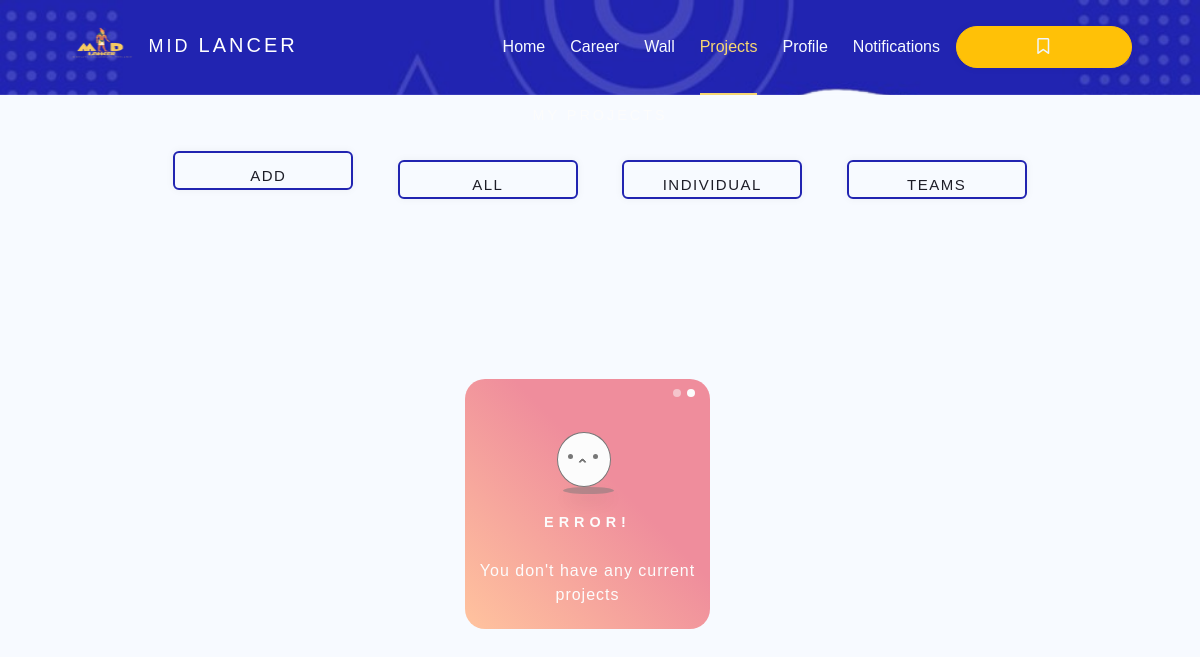
Page /my_projects_client.php (signed in) on the earlier database version.
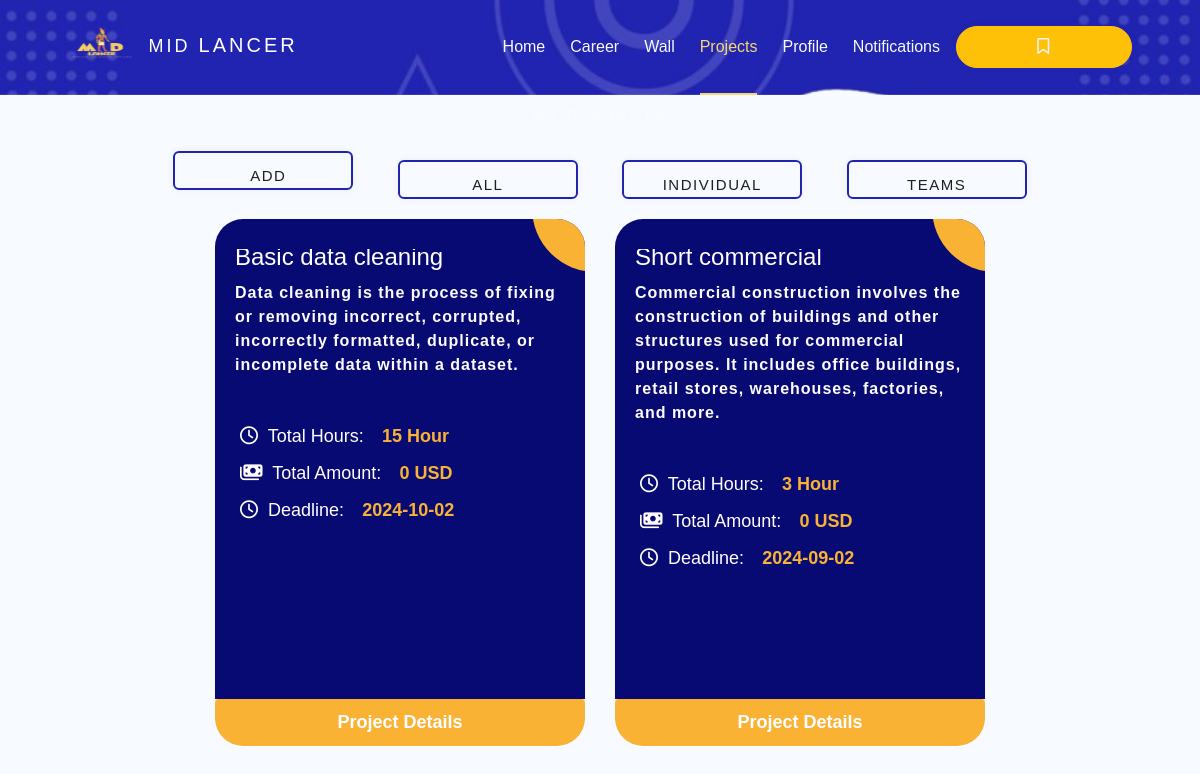
Same page on the later database version.
### tables this page shows
CREATE TABLE `project` (
  `project_id` int(11) NOT NULL,
  `project_name` varchar(250) NOT NULL,
  `description` varchar(250) NOT NULL,
  `total_hours` int(11) NOT NULL,
  `deadline_date` date NOT NULL,
  `user_id` int(11) NOT NULL,
  `type_id` int(11) DEFAULT NULL,
  `posting` int(11) NOT NULL
);

### my_projects_client.php (the view, shortened to what this page needs)
<?php
include 'nav+bm.php';
$user_id = $_SESSION['user_id'];
$limit = 3;
if (isset($_GET['page']) && is_numeric($_GET['page']))
    $pageNum = $_GET['page'];
else
    $pageNum = 1;
$offset = ($pageNum - 1) * $limit;
$sqlStmt =
    "SELECT project.*, SUM(payment.amount) AS sumamount, `project`.`project_id` AS `pid`
     FROM `project`
     RIGHT JOIN `user` ON `user`.`user_id` = `project`.`user_id`
     LEFT JOIN `team_member` ON `project`.`project_id` = `team_member`.`project_id`
     LEFT JOIN `freelancer` ON `freelancer`.`freelancer_id` = `team_member`.`freelancer_id`
     JOIN `type` ON `type`.`type_id` = `project`.`type_id`
     LEFT JOIN `payment` ON `payment`.`project_id` = `project`.`project_id`
     WHERE `user`.`user_id` = '$user_id' AND `project`.`project_id`";
$sqlStmt .= " GROUP BY `project`.`project_id` LIMIT $limit OFFSET $offset";
$run_query = mysqli_query($connect, $sqlStmt);
$num = mysqli_num_rows($run_query);
?>
<!DOCTYPE html>
<html lang="en">
<head>
    <link rel="stylesheet" href="css/myprojectfreelancer.css">
    <link rel="stylesheet" href="https://cdnjs.cloudflare.com/ajax/libs/font-awesome/6.6.0/css/all.min.css"
 />
</head>
<body>
<div class="main">
    <h1 class="title">MY PROJECTS</h1>
    <form method="GET">
        <button style="width: 12em;"><a href="addproject.php" style="padding: 10px;">Add Project</a></button>
        <button style="width: 12em;"><a href="my_projects_client.php" style="padding: 10px;">All</a></button>
        <button style="width: 12em;" type="submit"><a href="my_projects_client.php?type_id=1" style="padding: 10px;">Individual</a></button>
        <button style="width: 12em;" type="submit"><a href="my_projects_client.php?type_id=2" style="padding: 10px;">Teams</a></button>
    </form>
</div>
<?php
    if($num==0){
            ?>
    <div class="container popup " style="margin-top:20vh" id="popup">
        <div id="error-box">
            <div class="dot"></div>
            <div class="dot two"></div>
            <div class="face2">
                <div class="eye"></div>
                <div class="eye right"></div>
                <div class="mouth sad"></div>
            </div>
            <div class="shadow move"></div>
            <div class="message">
                <h1 class="alert">Error!</h1>
                <p>You don't have any current projects</p>
            </div>
        </div>
    </div>
    <?php } ?>
    <div class="ag-format-container">
        <div class="ag-courses_box">
            <?php foreach ($run_query as $data) { ?>
                <div class="ag-courses_item">
                    <a href="project_details_client.php?details=<?php echo $data['pid']; ?>" class="ag-courses-item_link">
                        <div class="ag-courses-item_bg"></div>
                        <div class="ag-courses-item_title">
                            <h4 class="teams"><?php echo $data['project_name']; ?></h4>
                            <p class="para"><?php echo $data['description']; ?></p>
                        </div>
                        <div class="ag-courses-item_date-box">
                            <i class="fa-regular fa-clock"></i> Total Hours:
                            <span class="ag-courses-item_date"><?php echo $data['total_hours']; ?> Hour</span>
                        </div>
                        <div class="ag-courses-item_date-box">
                            <i class="fa-solid fa-money-bills"></i> Total Amount:
                            <span class="ag-courses-item_date"><?php echo isset($data['sumamount']) ? $data['sumamount'] : '0'; ?> USD</span>
                        </div>
                        <div class="ag-courses-item_date-box">
                            <i class="fa-regular fa-clock"></i> Deadline:
                            <span class="ag-courses-item_date"><?php echo $data['deadline_date']; ?></span>
                        </div>
                        <a href="project_details_client.php?details=<?php echo $data['pid']; ?>" class="ag-courses-item_anchor">Project Details</a>
                    </a>
                </div>
            <?php } ?>
        </div>
    </div>
</body>
</html>

Differences in the rows shown:
added project: project_name "Basic data cleaning", description "Data cleaning is the process of fixing or removing incorrect, corrupted, incorrectly formatted, duplicate, or incomplete data within a dataset.", total_hours "15", deadline_date "2024-10-02"
added project: project_name "Short commercial", description "Commercial construction involves the construction of buildings and other structures used for commercial purposes. It includes office buildings, retail stores, warehouses, factories, and more.", total_hours "3", deadline_date "2024-09-02"
Other differences:
text no longer shown: "ERROR! You don't have any current projects"
